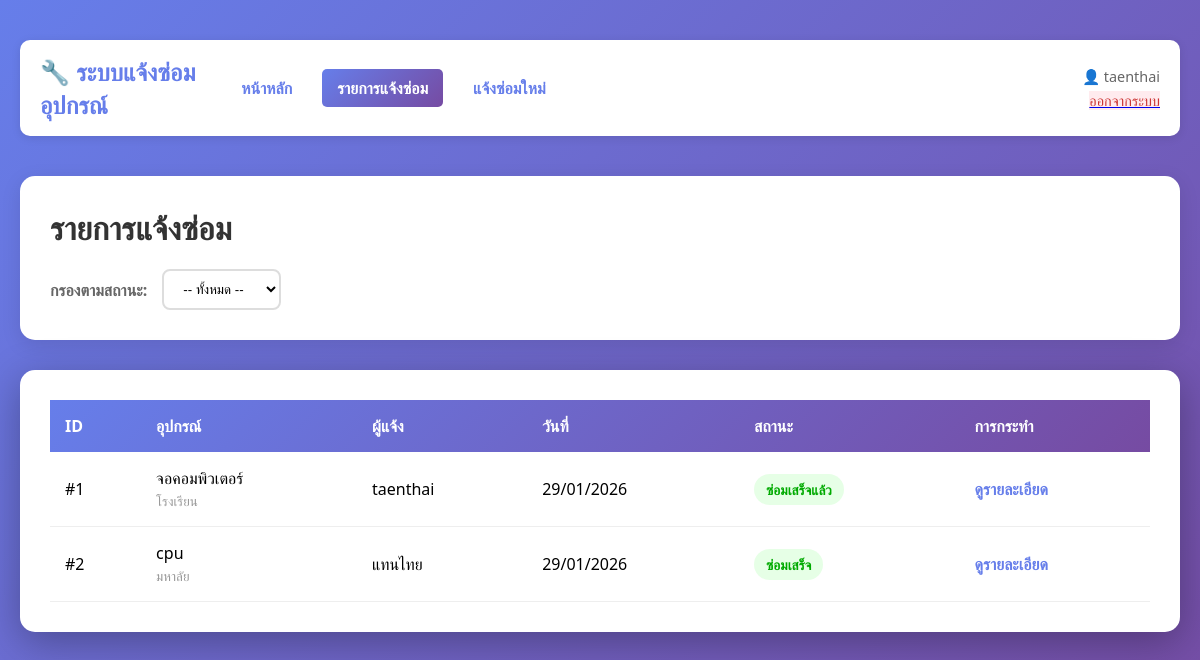
Page /repairs/ (signed in) on the committed database.
### repair/models.py (models this page shows, shortened)
class Repair(models.Model):
    user = models.ForeignKey(User, on_delete=models.CASCADE)
    equipment = models.ForeignKey(Equipment, on_delete=models.CASCADE)
    status = models.ForeignKey(Status, on_delete=models.CASCADE)
    detail = models.TextField()
    repair_date = models.DateField(auto_now_add=True)

class Equipment(models.Model):
    name = models.CharField(max_length=100)
    location = models.CharField(max_length=100)

class Status(models.Model):
    name = models.CharField(max_length=50)

### repair/views.py (the view)
# urls.py: path('repairs/', views.repair_list, name='repair_list'),
@login_required(login_url='login')
def repair_list(request):
    repairs = Repair.objects.all().order_by('-repair_date')
    status_filter = request.GET.get('status')
    if status_filter:
        repairs = repairs.filter(status__id=status_filter)
    statuses = Status.objects.all()
    return render(request, 'repair_list.html', {
        'repairs': repairs,
        'statuses': statuses,
        'selected_status': status_filter
    })

### repair/templates/repair_list.html (shortened to what this page needs)
<!DOCTYPE html>
<html>
<head>
</head>
<body>
    <div class="navbar">
        <div class="navbar-content">
            <h2>🔧 ระบบแจ้งซ่อมอุปกรณ์</h2>
            <div style="display: flex; gap: 30px; align-items: center; width: 100%;">
                <div class="navbar-links">
                    <a href="{% url 'home' %}">หน้าหลัก</a>
                    <a href="{% url 'repair_list' %}" class="active">รายการแจ้งซ่อม</a>
                    <a href="{% url 'report' %}">แจ้งซ่อมใหม่</a>
                </div>
                <div class="navbar-user" style="margin-left: auto;">
                    <p>👤 {{ user.first_name|default:user.username }}</p>
                    <a href="{% url 'logout' %}" class="navbar-links" style="display: inline-block;">
                        <span class="logout-btn">ออกจากระบบ</span>
                    </a>
                </div>
            </div>
        </div>
    </div>
    <div class="container">
        <div class="header">
            <h1>รายการแจ้งซ่อม</h1>
            <div class="filter-section">
                <label for="status-filter">กรองตามสถานะ:</label>
                <select id="status-filter" onchange="filterByStatus()">
                    <option value="">-- ทั้งหมด --</option>
                </select>
            </div>
        </div>
        {% if repairs %}
        <div class="repairs-section">
            <table class="repairs-table">
                <thead>
                    <tr>
                        <th>ID</th>
                        <th>อุปกรณ์</th>
                        <th>ผู้แจ้ง</th>
                        <th>วันที่</th>
                        <th>สถานะ</th>
                        <th>การกระทำ</th>
                    </tr>
                </thead>
                <tbody>
                    {% for repair in repairs %}
                    <tr>
                        <td>#{{ repair.id }}</td>
                        <td>{{ repair.equipment.name }}<br><small style="color:#999;">{{ repair.equipment.location }}</small></td>
                        <td>{{ repair.user.username }}</td>
                        <td>{{ repair.repair_date|date:"d/m/Y" }}</td>
                        <td>
                            {% if repair.status.name == 'รอซ่อม' %}
                                <span class="status-badge status-pending">{{ repair.status.name }}</span>
                            {% elif repair.status.name == 'ซ่อมเสร็จ' or repair.status.name == 'ซ่อมเสร็จแล้ว' %}
                                <span class="status-badge status-completed">{{ repair.status.name }}</span>
                            {% else %}
                                <span class="status-badge status-in-progress">{{ repair.status.name }}</span>
                            {% endif %}
                        </td>
                        <td>
                            <a href="{% url 'repair_detail' repair.id %}" class="repair-link">ดูรายละเอียด</a>
                        </td>
                    </tr>
                    {% endfor %}
                </tbody>
            </table>
        </div>
        {% else %}
        <div class="repairs-section">
            <div class="empty-state">
                <p>ไม่พบการแจ้งซ่อม</p>
            </div>
        </div>
        {% endif %}
    </div>
</body>
</html>

### repair/templates/repair_list.html (style rules this page uses)
* { margin: 0; padding: 0; box-sizing: border-box; }
body { font-family: 'Segoe UI', Tahoma, Geneva, Verdana, sans-serif; background: linear-gradient(135deg, #667eea 0%, #764ba2 100%); min-height: 100vh; padding: 40px 20px; }
.navbar { background: white; box-shadow: 0 2px 10px rgba(0, 0, 0, 0.1); padding: 15px 0; margin-bottom: 40px; border-radius: 10px; }
.navbar-content { max-width: 1200px; margin: 0 auto; display: flex; justify-content: space-between; align-items: center; padding: 0 20px; }
.navbar h2 { color: #667eea; font-size: 1.5em; }
.navbar-links { display: flex; gap: 15px; }
.navbar-links a { text-decoration: none; color: #667eea; font-weight: 600; padding: 8px 15px; border-radius: 5px; transition: background 0.3s; }
.navbar-links a.active { background: linear-gradient(135deg, #667eea 0%, #764ba2 100%); color: white; }
.navbar-links .logout-btn { background: #ffebee; color: #c33; }
.navbar-user { text-align: right; font-size: 0.9em; }
.navbar-user p { color: #666; margin-bottom: 5px; }
.container { max-width: 1200px; margin: 0 auto; }
.header { background: white; border-radius: 15px; padding: 30px; margin-bottom: 30px; box-shadow: 0 5px 20px rgba(0, 0, 0, 0.1); }
.header h1 { color: #333; margin-bottom: 20px; font-size: 2em; }
.filter-section { display: flex; gap: 15px; flex-wrap: wrap; align-items: center; }
.filter-section label { font-weight: 600; color: #666; }
.filter-section select { padding: 10px 15px; border: 2px solid #ddd; border-radius: 8px; background: white; cursor: pointer; transition: border-color 0.3s; }
.repairs-section { background: white; border-radius: 15px; padding: 30px; box-shadow: 0 10px 40px rgba(0, 0, 0, 0.3); }
.repairs-table { width: 100%; border-collapse: collapse; }
.repairs-table thead { background: linear-gradient(135deg, #667eea 0%, #764ba2 100%); color: white; }
.repairs-table th { padding: 15px; text-align: left; font-weight: 600; }
.repairs-table td { padding: 15px; border-bottom: 1px solid #eee; }
.status-badge { display: inline-block; padding: 6px 12px; border-radius: 20px; font-size: 0.85em; font-weight: 600; }
.status-completed { background: #e6ffe6; color: #00aa00; }
.repair-link { color: #667eea; text-decoration: none; font-weight: 600; }

### rows in the picture
Repair: id "1", equipment.name "จอคอมพิวเตอร์", equipment.location "โรงเรียน", user.username "taenthai", repair_date "29/01/2026", status.name "ซ่อมเสร็จแล้ว"
Repair: id "2", equipment.name "cpu", equipment.location "มหาลัย", user.username "แทนไทย", repair_date "29/01/2026", status.name "ซ่อมเสร็จ"

### other values in the picture
{{ user.first_name|default:user.username }} "taenthai"
